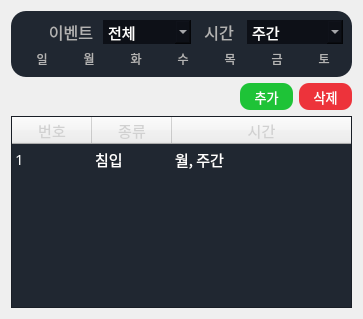
        <widget class="QWidget" name="widget" native="true">
         <property name="maximumSize">
          <size>
           <width>350</width>
           <height>16777215</height>
          </size>
         </property>
         <layout class="QVBoxLayout" name="verticalLayout_18">
          <item>
           <layout class="QVBoxLayout" name="verticalLayout_20">
            <item>
             <widget class="QWidget" name="widget_3" native="true">
              <property name="maximumSize">
               <size>
                <width>354</width>
                <height>16777215</height>
               </size>
              </property>
              <property name="styleSheet">
               <string notr="true">color: rgb(255, 255, 255);
border-radius: 15px;
background-color: rgb(32,39,49);

</string>
              </property>
              <layout class="QHBoxLayout" name="horizontalLayout_6">
               <item>
                <layout class="QVBoxLayout" name="verticalLayout_21">
                 <item>
                  <layout class="QHBoxLayout" name="horizontalLayout_7">
                   <item>
                    <spacer name="horizontalSpacer_6">
                     <property name="orientation">
                      <enum>Qt::Orientation::Horizontal</enum>
                     </property>
                     <property name="sizeType">
                      <enum>QSizePolicy::Policy::Preferred</enum>
                     </property>
                     <property name="sizeHint" stdset="0">
                      <size>
                       <width>25</width>
                       <height>20</height>
                      </size>
                     </property>
                    </spacer>
                   </item>
                   <item>
                    <layout class="QHBoxLayout" name="horizontalLayout_8">
                     <item>
                      <widget class="QLabel" name="event_label">
                       <property name="maximumSize">
                        <size>
                         <width>52</width>
                         <height>16777215</height>
                        </size>
                       </property>
                       <property name="font">
                        <font>
                         <family>Sans</family>
                         <pointsize>12</pointsize>
                        </font>
                       </property>
                       <property name="styleSheet">
                        <string notr="true">color: rgb(179,179,179);
background-color: rgba(191, 64, 64, 0);</string>
                       </property>
                       <property name="text">
                        <string>이벤트</string>
                       </property>
                       <property name="alignment">
                        <set>Qt::AlignmentFlag::AlignCenter</set>
                       </property>
                      </widget>
                     </item>
                     <item>
                      <widget class="QComboBox" name="event_box">
                       <property name="font">
                        <font>
                         <family>Sans</family>
                         <pointsize>11</pointsize>
                         <bold>false</bold>
                        </font>
                       </property>
                       <property name="styleSheet">
                        <string notr="true">color: rgb(255, 255, 255);
background-color: rgb(13, 16, 23);
selection-background-color: rgb(53, 132, 228);
</string>
                       </property>
                       <property name="minimumContentsLength">
                        <number>0</number>
                       </property>
                       <item>
                        <property name="text">
                         <string>전체</string>
                        </property>
                       </item>
                       <item>
                        <property name="text">
                         <string>침입</string>
                        </property>
                       </item>
                       <item>
                        <property name="text">
                         <string>배회</string>
                        </property>
                       </item>
                       <item>
                        <property name="text">
                         <string>쓰러짐</string>
                        </property>
                       </item>
                       <item>
                        <property name="text">
                         <string>싸움</string>
                        </property>
                       </item>
                       <item>
                        <property name="text">
                         <string>방화</string>
                        </property>
                       </item>
                      </widget>
                     </item>
                    </layout>
                   </item>
                   <item>
                    <layout class="QHBoxLayout" name="horizontalLayout_9">
                     <item>
                      <widget class="QLabel" name="time_label">
                       <property name="minimumSize">
                        <size>
                         <width>44</width>
                         <height>0</height>
                        </size>
                       </property>
                       <property name="maximumSize">
                        <size>
                         <width>43</width>
                         <height>57</height>
                        </size>
                       </property>
                       <property name="font">
                        <font>
                         <family>Sans</family>
                         <pointsize>12</pointsize>
                        </font>
                       </property>
                       <property name="styleSheet">
                        <string notr="true">color: rgb(179,179,179);
background-color: rgba(191, 64, 64, 0);</string>
                       </property>
                       <property name="text">
                        <string>시간</string>
                       </property>
                       <property name="alignment">
                        <set>Qt::AlignmentFlag::AlignCenter</set>
                       </property>
                      </widget>
                     </item>
                     <item>
                      <widget class="QComboBox" name="time_box">
                       <property name="minimumSize">
                        <size>
                         <width>70</width>
                         <height>0</height>
                        </size>
                       </property>
                       <property name="maximumSize">
                        <size>
                         <width>112</width>
                         <height>16777215</height>
                        </size>
                       </property>
                       <property name="font">
                        <font>
                         <family>Sans</family>
                         <pointsize>11</pointsize>
                         <bold>false</bold>
                        </font>
                       </property>
                       <property name="styleSheet">
                        <string notr="true">color: rgb(255, 255, 255);
background-color: rgb(13, 16, 23);
selection-background-color: rgb(53, 132, 228);
</string>
                       </property>
                       <property name="minimumContentsLength">
                        <number>0</number>
                       </property>
                       <item>
                        <property name="text">
                         <string>주간</string>
                        </property>
                       </item>
                       <item>
                        <property name="text">
                         <string>야간</string>
                        </property>
                       </item>
                      </widget>
                     </item>
                    </layout>
                   </item>
                  </layout>
                 </item>
                 <item>
                  <layout class="QHBoxLayout" name="horizontalLayout_10">
                   <item>
                    <widget class="QPushButton" name="check_box_sun">
                     <property name="styleSheet">
                      <string notr="true">
            QPushButton {
                border: none;  /* No border in normal state */
	
color: rgb(179,179,179);
            }
            QPushButton:checked {
                border: none;  /* No border when checked */
            }
            QPushButton:hover {
                border: none;  /* No border when hovered */
            }
</string>
                     </property>
                     <property name="text">
                      <string> 일</string>
                     </property>
                     <property name="icon">
                      <iconset resource="../ms_ai_img.qrc">
                       <normaloff>:/newPrefix/ui/images/check_off.png</normaloff>
                       <normalon>:/newPrefix/ui/images/check.png</normalon>:/newPrefix/ui/images/check_off.png</iconset>
                     </property>
                     <property name="iconSize">
                      <size>
                       <width>15</width>
                       <height>15</height>
                      </size>
                     </property>
                     <property name="checkable">
                      <bool>true</bool>
                     </property>
                     <property name="checked">
                      <bool>false</bool>
                     </property>
                     <property name="default">
                      <bool>false</bool>
                     </property>
                     <property name="flat">
                      <bool>true</bool>
                     </property>
                    </widget>
                   </item>
                   <item>
                    <widget class="QPushButton" name="check_box_mon">
                     <property name="styleSheet">
                      <string notr="true">
            QPushButton {
                border: none;  /* No border in normal state */
	
color: rgb(179,179,179);
            }
            QPushButton:checked {
                border: none;  /* No border when checked */
            }
            QPushButton:hover {
                border: none;  /* No border when hovered */
            }
</string>
                     </property>
                     <property name="text">
                      <string> 월</string>
                     </property>
                     <property name="icon">
                      <iconset resource="../ms_ai_img.qrc">
                       <normaloff>:/newPrefix/ui/images/check_off.png</normaloff>
                       <normalon>:/newPrefix/ui/images/check.png</normalon>:/newPrefix/ui/images/check_off.png</iconset>
                     </property>
                     <property name="iconSize">
                      <size>
                       <width>15</width>
                       <height>15</height>
                      </size>
                     </property>
                     <property name="checkable">
                      <bool>true</bool>
                     </property>
                     <property name="checked">
                      <bool>false</bool>
                     </property>
                     <property name="default">
                      <bool>false</bool>
                     </property>
                     <property name="flat">
                      <bool>true</bool>
                     </property>
                    </widget>
                   </item>
                   <item>
                    <widget class="QPushButton" name="check_box_tue">
                     <property name="styleSheet">
                      <string notr="true">
            QPushButton {
                border: none;  /* No border in normal state */
	
color: rgb(179,179,179);
            }
            QPushButton:checked {
                border: none;  /* No border when checked */
            }
            QPushButton:hover {
                border: none;  /* No border when hovered */
            }
</string>
                     </property>
                     <property name="text">
                      <string> 화</string>
                     </property>
                     <property name="icon">
                      <iconset resource="../ms_ai_img.qrc">
                       <normaloff>:/newPrefix/ui/images/check_off.png</normaloff>
                       <normalon>:/newPrefix/ui/images/check.png</normalon>:/newPrefix/ui/images/check_off.png</iconset>
                     </property>
                     <property name="iconSize">
                      <size>
                       <width>15</width>
                       <height>15</height>
                      </size>
                     </property>
                     <property name="checkable">
                      <bool>true</bool>
                     </property>
                     <property name="checked">
                      <bool>false</bool>
                     </property>
                     <property name="default">
                      <bool>false</bool>
                     </property>
                     <property name="flat">
                      <bool>true</bool>
                     </property>
                    </widget>
                   </item>
                   <item>
                    <widget class="QPushButton" name="check_box_wed">
                     <property name="styleSheet">
                      <string notr="true">
            QPushButton {
                border: none;  /* No border in normal state */
	
color: rgb(179,179,179);
            }
            QPushButton:checked {
                border: none;  /* No border when checked */
            }
            QPushButton:hover {
                border: none;  /* No border when hovered */
            }
</string>
                     </property>
                     <property name="text">
                      <string> 수</string>
                     </property>
                     <property name="icon">
                      <iconset resource="../ms_ai_img.qrc">
                       <normaloff>:/newPrefix/ui/images/check_off.png</normaloff>
                       <normalon>:/newPrefix/ui/images/check.png</normalon>:/newPrefix/ui/images/check_off.png</iconset>
                     </property>
                     <property name="iconSize">
                      <size>
                       <width>15</width>
                       <height>15</height>
                      </size>
                     </property>
                     <property name="checkable">
                      <bool>true</bool>
                     </property>
                     <property name="checked">
                      <bool>false</bool>
                     </property>
                     <property name="default">
                      <bool>false</bool>
                     </property>
                     <property name="flat">
                      <bool>true</bool>
                     </property>
                    </widget>
                   </item>
                   <item>
                    <widget class="QPushButton" name="check_box_thu">
                     <property name="styleSheet">
                      <string notr="true">
            QPushButton {
                border: none;  /* No border in normal state */
	
color: rgb(179,179,179);
            }
            QPushButton:checked {
                border: none;  /* No border when checked */
            }
            QPushButton:hover {
                border: none;  /* No border when hovered */
            }
</string>
                     </property>
                     <property name="text">
                      <string> 목</string>
                     </property>
                     <property name="icon">
                      <iconset resource="../ms_ai_img.qrc">
                       <normaloff>:/newPrefix/ui/images/check_off.png</normaloff>
                       <normalon>:/newPrefix/ui/images/check.png</normalon>:/newPrefix/ui/images/check_off.png</iconset>
                     </property>
                     <property name="iconSize">
                      <size>
                       <width>15</width>
                       <height>15</height>
                      </size>
                     </property>
                     <property name="checkable">
                      <bool>true</bool>
                     </property>
                     <property name="checked">
                      <bool>false</bool>
                     </property>
                     <property name="default">
                      <bool>false</bool>
                     </property>
                     <property name="flat">
                      <bool>true</bool>
                     </property>
                    </widget>
                   </item>
                   <item>
                    <widget class="QPushButton" name="check_box_fri">
                     <property name="styleSheet">
                      <string notr="true">
            QPushButton {
                border: none;  /* No border in normal state */
	
color: rgb(179,179,179);
            }
            QPushButton:checked {
                border: none;  /* No border when checked */
            }
            QPushButton:hover {
                border: none;  /* No border when hovered */
            }
</string>
                     </property>
                     <property name="text">
                      <string> 금</string>
                     </property>
                     <property name="icon">
                      <iconset resource="../ms_ai_img.qrc">
                       <normaloff>:/newPrefix/ui/images/check_off.png</normaloff>
                       <normalon>:/newPrefix/ui/images/check.png</normalon>:/newPrefix/ui/images/check_off.png</iconset>
                     </property>
                     <property name="iconSize">
                      <size>
                       <width>15</width>
                       <height>15</height>
                      </size>
                     </property>
                     <property name="checkable">
                      <bool>true</bool>
                     </property>
                     <property name="checked">
                      <bool>false</bool>
                     </property>
                     <property name="default">
                      <bool>false</bool>
                     </property>
                     <property name="flat">
                      <bool>true</bool>
                     </property>
                    </widget>
                   </item>
                   <item>
                    <widget class="QPushButton" name="check_box_sat">
                     <property name="styleSheet">
                      <string notr="true">
            QPushButton {
                border: none;  /* No border in normal state */
	
color: rgb(179,179,179);
            }
            QPushButton:checked {
                border: none;  /* No border when checked */
            }
            QPushButton:hover {
                border: none;  /* No border when hovered */
            }
</string>
                     </property>
                     <property name="text">
                      <string> 토</string>
                     </property>
                     <property name="icon">
                      <iconset resource="../ms_ai_img.qrc">
                       <normaloff>:/newPrefix/ui/images/check_off.png</normaloff>
                       <normalon>:/newPrefix/ui/images/check.png</normalon>:/newPrefix/ui/images/check_off.png</iconset>
                     </property>
                     <property name="iconSize">
                      <size>
                       <width>15</width>
                       <height>15</height>
                      </size>
                     </property>
                     <property name="checkable">
                      <bool>true</bool>
                     </property>
                     <property name="checked">
                      <bool>false</bool>
                     </property>
                     <property name="default">
                      <bool>false</bool>
                     </property>
                     <property name="flat">
                      <bool>true</bool>
                     </property>
                    </widget>
                   </item>
                  </layout>
                 </item>
                </layout>
               </item>
              </layout>
             </widget>
            </item>
            <item>
             <layout class="QHBoxLayout" name="horizontalLayout_17">
              <property name="spacing">
               <number>0</number>
              </property>
              <item>
               <spacer name="horizontalSpacer_4">
                <property name="orientation">
                 <enum>Qt::Orientation::Horizontal</enum>
                </property>
                <property name="sizeType">
                 <enum>QSizePolicy::Policy::Fixed</enum>
                </property>
                <property name="sizeHint" stdset="0">
                 <size>
                  <width>229</width>
                  <height>20</height>
                 </size>
                </property>
               </spacer>
              </item>
              <item>
               <layout class="QHBoxLayout" name="horizontalLayout_18">
                <property name="spacing">
                 <number>6</number>
                </property>
                <item>
                 <widget class="QPushButton" name="event_add_bnt">
                  <property name="sizePolicy">
                   <sizepolicy hsizetype="Preferred" vsizetype="Preferred">
                    <horstretch>0</horstretch>
                    <verstretch>0</verstretch>
                   </sizepolicy>
                  </property>
                  <property name="minimumSize">
                   <size>
                    <width>53</width>
                    <height>27</height>
                   </size>
                  </property>
                  <property name="maximumSize">
                   <size>
                    <width>53</width>
                    <height>27</height>
                   </size>
                  </property>
                  <property name="font">
                   <font>
                    <family>NanumBarunGothic</family>
                    <pointsize>10</pointsize>
                   </font>
                  </property>
                  <property name="cursor">
                   <cursorShape>PointingHandCursor</cursorShape>
                  </property>
                  <property name="styleSheet">
                   <string notr="true">background-color: rgb(30, 195, 55);
color: rgb(255, 255, 255);
border-radius: 10px;
</string>
                  </property>
                  <property name="text">
                   <string>추가</string>
                  </property>
                 </widget>
                </item>
                <item>
                 <widget class="QPushButton" name="event_del_bnt">
                  <property name="minimumSize">
                   <size>
                    <width>53</width>
                    <height>27</height>
                   </size>
                  </property>
                  <property name="maximumSize">
                   <size>
                    <width>53</width>
                    <height>16777215</height>
                   </size>
                  </property>
                  <property name="font">
                   <font>
                    <family>Sans</family>
                    <pointsize>10</pointsize>
                   </font>
                  </property>
                  <property name="cursor">
                   <cursorShape>PointingHandCursor</cursorShape>
                  </property>
                  <property name="styleSheet">
                   <string notr="true">background-color: rgb(237, 51, 59);
color: rgb(255, 255, 255);
border-radius: 10px;

</string>
                  </property>
                  <property name="text">
                   <string>삭제</string>
                  </property>
                 </widget>
                </item>
               </layout>
              </item>
             </layout>
            </item>
           </layout>
          </item>
          <item>
           <layout class="QVBoxLayout" name="verticalLayout_19">
            <item>
             <widget class="QTableWidget" name="event_table">
              <property name="minimumSize">
               <size>
                <width>8</width>
                <height>0</height>
               </size>
              </property>
              <property name="maximumSize">
               <size>
                <width>354</width>
                <height>16777215</height>
               </size>
              </property>
              <property name="font">
               <font>
                <family>Sans</family>
                <pointsize>11</pointsize>
                <bold>false</bold>
               </font>
              </property>
              <property name="focusPolicy">
               <enum>Qt::FocusPolicy::NoFocus</enum>
              </property>
              <property name="styleSheet">
               <string notr="true">QTableWidget {
    /* 테이블 전체 배경색 */
    background-color: rgb(32,39,49);

    color: rgb(255, 255, 255);
}

QHeaderView::section {
    color: rgb(209, 209, 209); /* 헤더 텍스트 색상 - 회색 */
}

QTableWidget::item {
    color: rgb(255, 255, 255); /* 기본 상태에서의 텍스트 색상 - 흰색 */

}

QTableWidget::item:selected {
    background-color: rgb(30, 195, 55); /* 선택된 셀의 배경색 */
    color: rgb(255, 255, 255);

}

QScrollBar:vertical {
    border: 1px solid #999999;
    background: #b3b3b3c6;
    width: 8px;
}
QScrollBar::handle:vertical {
background: #2f2f2f; 
min-height: 10px;
width: 8px;

}
</string>
              </property>
              <property name="dragEnabled">
               <bool>true</bool>
              </property>
              <property name="dragDropOverwriteMode">
               <bool>false</bool>
              </property>
              <property name="selectionMode">
               <enum>QAbstractItemView::SelectionMode::MultiSelection</enum>
              </property>
              <property name="selectionBehavior">
               <enum>QAbstractItemView::SelectionBehavior::SelectRows</enum>
              </property>
              <property name="textElideMode">
               <enum>Qt::TextElideMode::ElideRight</enum>
              </property>
              <property name="showGrid">
               <bool>false</bool>
              </property>
              <property name="gridStyle">
               <enum>Qt::PenStyle::DashDotLine</enum>
              </property>
              <property name="sortingEnabled">
               <bool>false</bool>
              </property>
              <property name="wordWrap">
               <bool>false</bool>
              </property>
              <attribute name="horizontalHeaderVisible">
               <bool>true</bool>
              </attribute>
              <attribute name="horizontalHeaderCascadingSectionResizes">
               <bool>false</bool>
              </attribute>
              <attribute name="horizontalHeaderMinimumSectionSize">
               <number>53</number>
              </attribute>
              <attribute name="horizontalHeaderDefaultSectionSize">
               <number>80</number>
              </attribute>
              <attribute name="horizontalHeaderHighlightSections">
               <bool>false</bool>
              </attribute>
              <attribute name="horizontalHeaderStretchLastSection">
               <bool>true</bool>
              </attribute>
              <attribute name="verticalHeaderVisible">
               <bool>false</bool>
              </attribute>
              <attribute name="verticalHeaderMinimumSectionSize">
               <number>21</number>
              </attribute>
              <attribute name="verticalHeaderDefaultSectionSize">
               <number>30</number>
              </attribute>
              <attribute name="verticalHeaderHighlightSections">
               <bool>false</bool>
              </attribute>
              <attribute name="verticalHeaderStretchLastSection">
               <bool>false</bool>
              </attribute>
              <row/>
              <column>
               <property name="text">
                <string>번호</string>
               </property>
               <property name="font">
                <font>
                 <pointsize>11</pointsize>
                </font>
               </property>
              </column>
              <column>
               <property name="text">
                <string>종류</string>
               </property>
               <property name="font">
                <font>
                 <pointsize>11</pointsize>
                </font>
               </property>
              </column>
              <column>
               <property name="text">
                <string>시간</string>
               </property>
               <property name="font">
                <font>
                 <pointsize>11</pointsize>
                </font>
               </property>
              </column>
              <item row="0" column="0">
               <property name="text">
                <string>1</string>
               </property>
              </item>
              <item row="0" column="1">
               <property name="text">
                <string>침입</string>
               </property>
              </item>
              <item row="0" column="2">
               <property name="text">
                <string>월, 주간</string>
               </property>
              </item>
             </widget>
            </item>
           </layout>
          </item>
         </layout>
        </widget>
